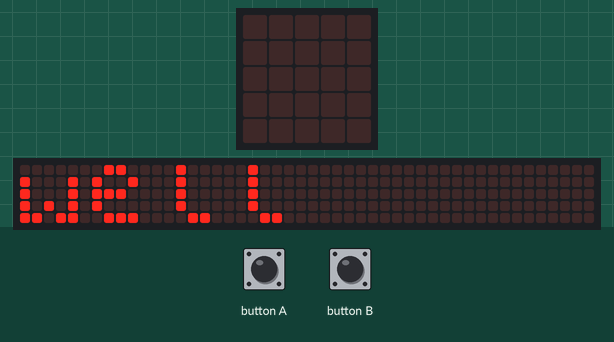
Recording of a program running on a simulated BBC micro:bit (MakeCode). Parts: the board's 5×5 LED display, a strip that is not on the board, showing the scrolling text unrolled. Inputs (shaded band) come from the test bench. The 48×5 strip is a reading aid, not a part: it shows the text the display is scrolling, unrolled, one strip-width of it at a time.

Above: at 4.1 s.
5.8 s: button A pressed for 0.15 s
At 6.4 s:
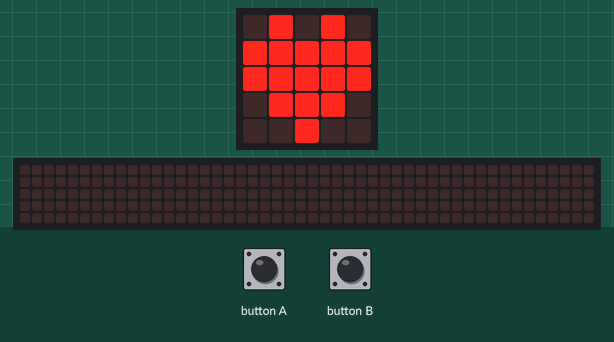
At 7.7 s:
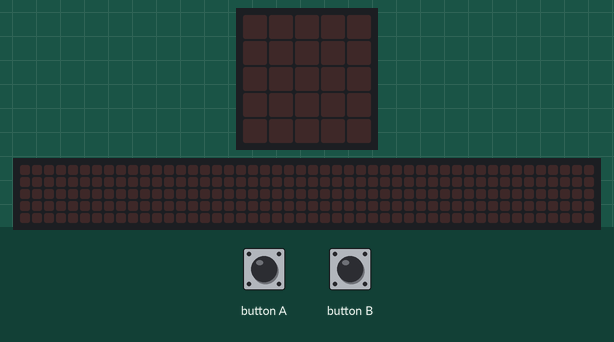
8.6 s: button B pressed for 0.15 s
At 9.2 s:
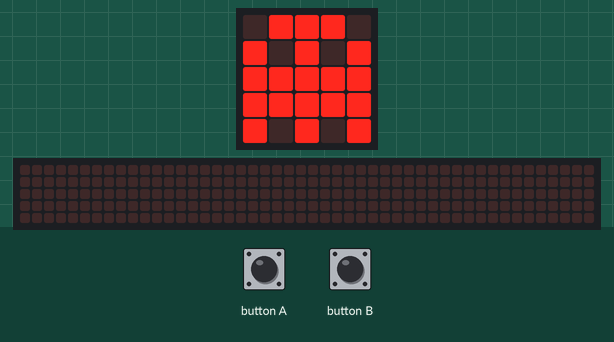
Timing chart, 0 to 11.6 s (numbered marks = the images above; inputs shaded):
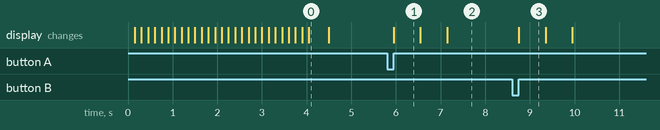

The program:

main.ts
```typescript
input.onButtonPressed(Button.A, function () {
    basic.showIcon(IconNames.Heart)
    basic.showIcon(IconNames.SmallHeart)
    basic.clearScreen()
})
input.onButtonPressed(Button.B, function () {
    basic.showIcon(IconNames.Ghost)
    basic.showIcon(IconNames.Happy)
    basic.clearScreen()
})
basic.showString("well")
basic.forever(function () {

})
```

test.ts
```typescript
// testes vão aqui; isto não será compilado quando este pacote for usado como uma extensão.
```

Measured:
- after the input at 5.8 s, the display: changes after 0.15 s (image 1)
- after the input at 8.6 s, the display: changes after 0.15 s (image 3)
- what the display in image 0 shows lasts 0.4 s, from 4.1 s to 4.5 s
- what the display in image 1 shows lasts 0.6 s, from 6.0 s to 6.6 s
